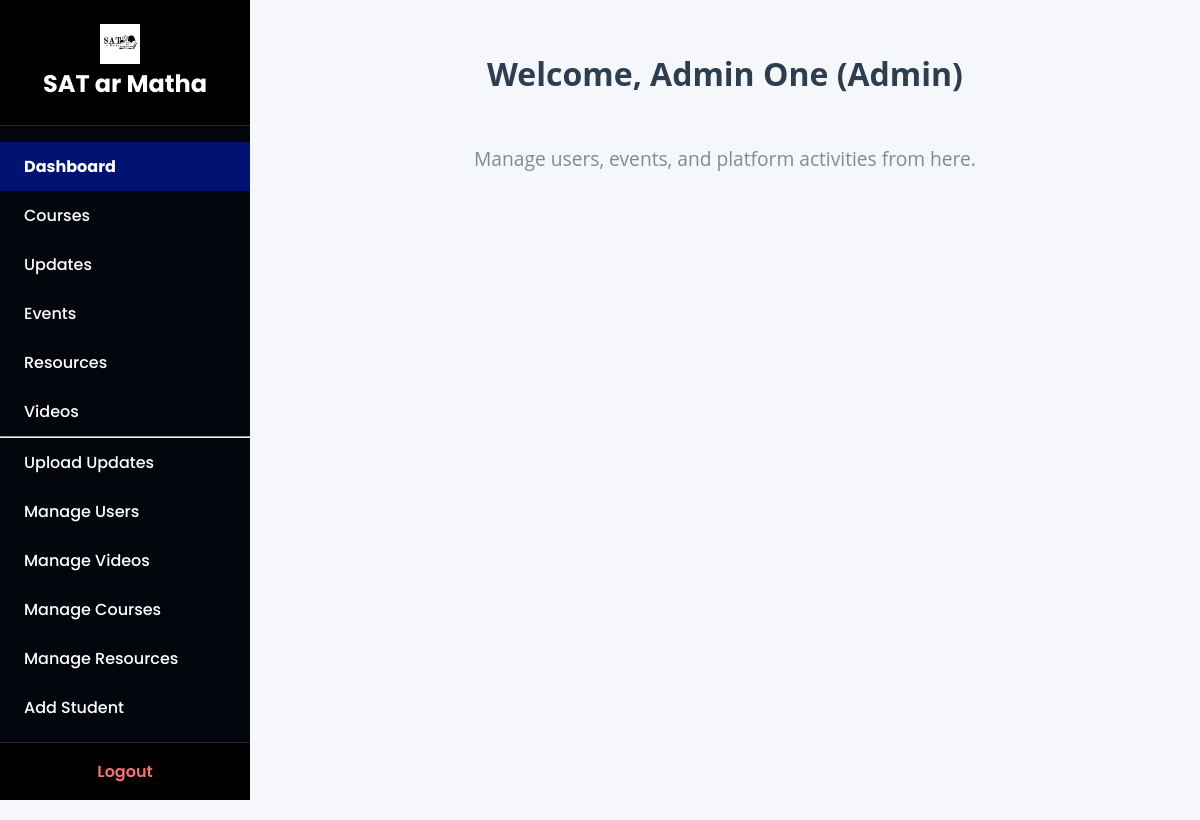
The page /dashboard (signed in) on the database as committed earlier.
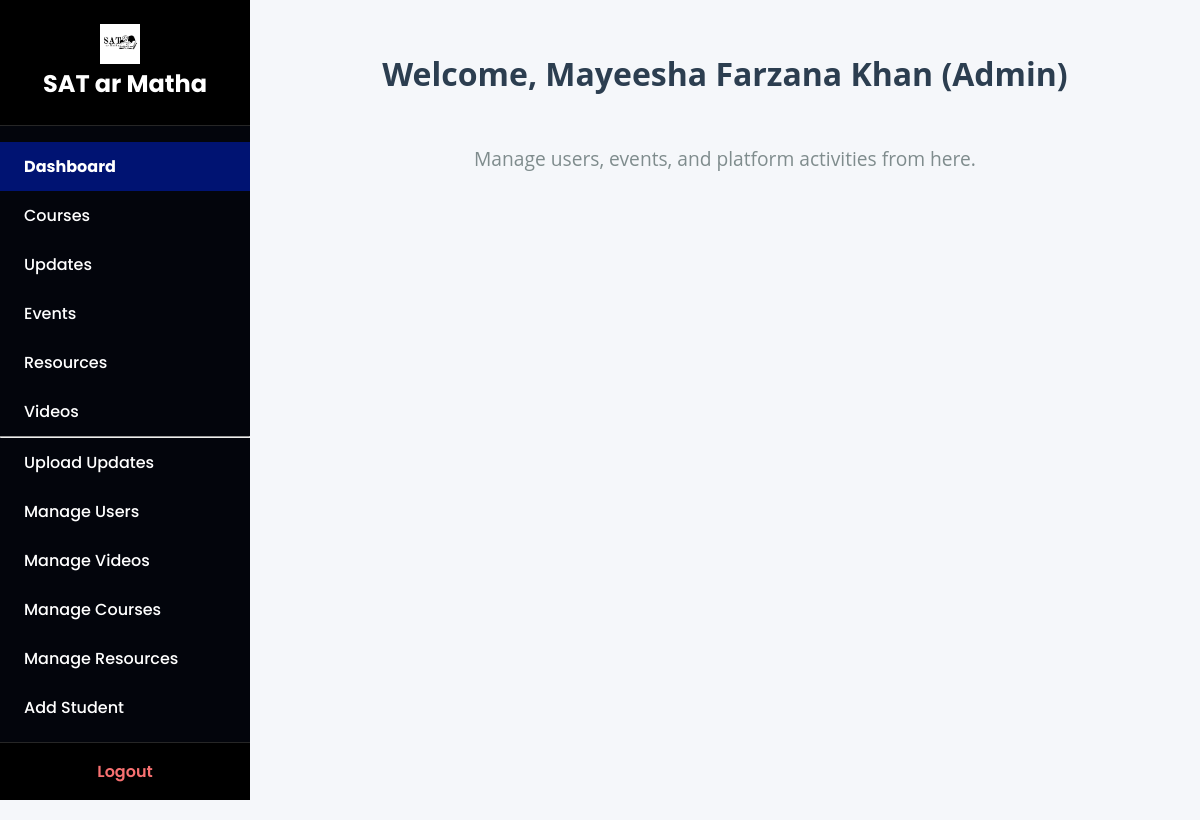
The same page on the database as committed later.
### tables this page shows
CREATE TABLE users (
        id INTEGER PRIMARY KEY AUTOINCREMENT,
        name TEXT NOT NULL,
        role TEXT NOT NULL,
        id_num TEXT,
        roll TEXT,
        reg_no TEXT,
        photo TEXT,
        phone TEXT,
        password_hash TEXT NOT NULL
    );

### app.py (the view)
@app.route('/dashboard')
@login_required
def dashboard():
    conn = get_db_connection()
    user = conn.execute('SELECT * FROM users WHERE id = ?', (session['user_id'],)).fetchone()
    if user['role'] == 'student':
        conn.close()
        return render_template('student_dashboard.html', user=user, role=user['role'])
    elif user['role'] == 'admin':
        courses = conn.execute('SELECT id, name, code FROM courses').fetchall()
        students = conn.execute('SELECT * FROM users WHERE role = "student"').fetchall()
        conn.close()
        return render_template('admin_dashboard.html', user=user, role=user['role'], courses=courses, students=students)
    else:
        conn.close()
        return "Invalid role!"

### app.py (called while the page is built)
def get_db_connection():
    conn = sqlite3.connect('database.db')
    conn.row_factory = sqlite3.Row
    return conn

def login_required(f):
    @wraps(f)
    def decorated_function(*args, **kwargs):
        if 'user_id' not in session:
            return redirect(url_for('login'))
        return f(*args, **kwargs)
    return decorated_function

@app.context_processor
def inject_user_role():
    return dict(role=session.get('role'))

@app.context_processor
def inject_user_role():
    return dict(role=session.get('role'))

### templates/admin_dashboard.html
{% extends "dashboard_base.html" %}
{% block content %}
<h2>Welcome, {{ user.name }} (Admin)</h2>
<p>Manage users, events, and platform activities from here.</p>
{% endblock %}

Rows that differ between the two databases and show on the page:
changed users: name "Admin One" → "Mayeesha Farzana Khan"
